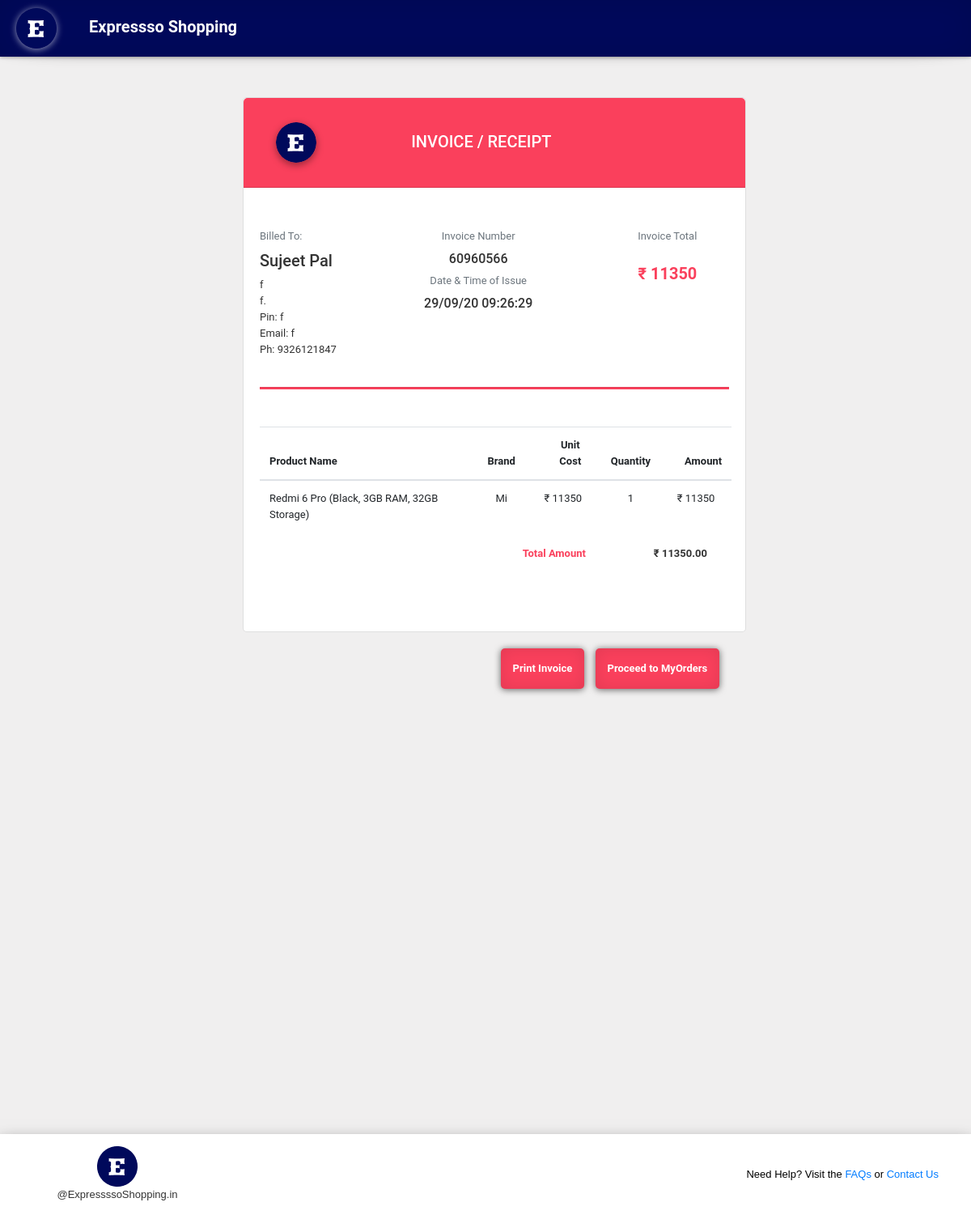
The page /php/invoice.php?invoice_no=60960566 (signed in) on the database its author committed.
### tables this page shows
CREATE TABLE `orders` (
  `id` int(11) NOT NULL,
  `uid` int(11) NOT NULL,
  `name` text NOT NULL,
  `email` varchar(255) NOT NULL,
  `mobile` text NOT NULL,
  `address` varchar(255) NOT NULL,
  `pincode` varchar(10) NOT NULL,
  `city` varchar(50) NOT NULL,
  `invoice_no` bigint(255) NOT NULL,
  `order_time` varchar(255) NOT NULL,
  `pid` int(11) NOT NULL,
  `cat` int(11) NOT NULL,
  `total` int(11) NOT NULL,
  `date_val` date NOT NULL
);

CREATE TABLE `mobiledataset` (
  `id` int(11) NOT NULL,
  `Product_name` varchar(60) DEFAULT NULL,
  `by_info` varchar(9) DEFAULT NULL,
  `Product_img` varchar(124) DEFAULT NULL,
  `Product_price` varchar(5) DEFAULT NULL,
  `rating` decimal(2,1) DEFAULT NULL,
  `total_review` varchar(23) DEFAULT NULL,
  `ans_ask` varchar(24) DEFAULT NULL,
  `prod_des` varchar(1006) DEFAULT NULL,
  `feature` varchar(1023) DEFAULT NULL
);

### php/functions.php (called while the page is built, shortened)
<?php
function getProductDetails($conn,$pid,$cat,$field){
  if($cat == 1){
    $table = "head_earphone";
  } else if($cat == 2){
    $table = "mobiledataset";
  } else if($cat == 3){
    $table = "laptopdataset";
  }
  $select = mysqli_query($conn,"SELECT $field FROM $table WHERE id='$pid'");
  $s = mysqli_fetch_array($select);
  $detail = $s[$field];
  return $detail;
}
function getUserOrders($conn,$uid,$inv,$field){
  $select = mysqli_query($conn,"SELECT $field FROM orders WHERE uid='$uid'AND invoice_no='$inv'");
  $s = mysqli_fetch_array($select);
  return $s[$field];
}
?>

### php/invoice.php (the view, shortened to what this page needs)
<?php
  include 'connection.php';
  include 'functions.php';
  @$uid = $_SESSION['user_id'];
  $inv = $_GET['invoice_no'];
?>
<!DOCTYPE html>
<html lang="en">
<head>
    <link rel="stylesheet" href="https://stackpath.bootstrapcdn.com/bootstrap/4.5.0/css/bootstrap.min.css">
    <link rel="stylesheet" href="../css/billing.css" />
    <link rel="stylesheet" type="text/css" href="../css/itmcart.css">
    <link rel="stylesheet" type="text/css" href="../css/homec_1.css">
    <link rel="stylesheet" type="text/css" href="../css/css.css">
</head>
<body onbeforeunload="pageAnalytics()">
    <div class="nav-div">
        <nav class="navi">
            <img src="../pics/logo_icon.png" alt="logo">
            <h3 id="web-name">Expressso Shopping</h3>
        </nav>
    </div>
    <div class="container">
        <div class="row">
            <div class="">
                <div class="card" id="invoice">
                    <div class="bill-header header-elements-inline">
                        <img src="../pics/logo_icon.png" alt="logo" id="bill-head-img">
                        <h6 class="card-title">INVOICE / RECEIPT</h6>
                    </div>
                    <div class="card-body">
                        <div id="bill-cont-1">
                            <div class="text-left bill-cont-1-1"> <span class="text-muted">Billed To:</span>
                                <ul class="list list-unstyled mb-0">
                                    <li><h5 class="my-2"><?php echo getUserOrders($conn,$uid,$inv,'name'); ?></h5></li>
                                    <li><span class="font-weight-semibold"><?php echo getUserOrders($conn,$uid,$inv,'address'); ?></span></li>
                                    <li><?php echo getUserOrders($conn,$uid,$inv,'city'); ?>.</li>
                                    <li>Pin: <?php echo getUserOrders($conn,$uid,$inv,'pincode'); ?></li>
                                    <li>Email: <?php echo getUserOrders($conn,$uid,$inv,'email'); ?></li>
                                    <li>Ph: <?php echo getUserOrders($conn,$uid,$inv,'mobile'); ?></li>
                                </ul>
                            </div>
                            <div class="text-middle bill-cont-1-1">
                                <span class="text-muted">Invoice Number</span>
                                <ul class="list list-unstyled mb-0">
                                    <li><h6 class="my-2"><?php echo getUserOrders($conn,$uid,$inv,'invoice_no'); ?></h6></li>
                                </ul>
                                <span class="text-muted">Date & Time of Issue</span>
                                <ul class="list list-unstyled mb-0">
                                    <li><h6 class="my-2"><?php echo getUserOrders($conn,$uid,$inv,'order_time'); ?></h6></li>
                                </ul>
                            </div>
                            <div class="text-right bill-cont-1-3"> <span class="text-muted">Invoice Total</span>
                                <ul class="list list-unstyled mb-0">
                                    <?php
                                    $grand_price = 0;
                                    $select = mysqli_query($conn,"SELECT * FROM orders WHERE uid='$uid'AND invoice_no='$inv'");
                                    while($s = mysqli_fetch_array($select)){
                                        $pid = $s['pid'];
                                        $cat = $s['cat'];
                                        $total = $s['total'];
                                        $pprice = getProductDetails($conn,$pid,$cat,"Product_price");
                                        $total_price = $total*$pprice;
                                        $grand_price = $grand_price + $total_price;
                                      }
                                    ?>
                                    <li><h5 class="my-4" id="bill-tprice">&#8377; <?php echo $grand_price; ?></h5></li>
                                </ul>
                            </div>
                        </div>
                    </div>
                    <hr id="divider">
                    <div class="table-responsive">
                        <table class="table table-lg" id="products-table">
                            <thead id="all-text-center">
                                <tr>
                                    <th id="all-text-left">Product Name</th>
                                    <th>Brand</th>
                                    <th style="padding-left: 30px;">Unit Cost</th>
                                    <th>Quantity</th>
                                    <th style="padding-left: 30px;">Amount</th>
                                </tr>
                            </thead>
                            <tbody id="all-text-center">
                                <?php
                                    $grand_price = 0;
                                    $select = mysqli_query($conn,"SELECT * FROM orders WHERE uid='$uid'AND invoice_no='$inv'");
                                    while($s = mysqli_fetch_array($select)){
                                        $pid = $s['pid'];
                                        $cat = $s['cat'];
                                        $total = $s['total'];
                                        $pname = getProductDetails($conn,$pid,$cat,"Product_name");
                                        $pprice = getProductDetails($conn,$pid,$cat,"Product_price");
                                        $pbrand = getProductDetails($conn,$pid,$cat,"by_info");
                                        $total_price = $total*$pprice;
                                        $grand_price = $grand_price + $total_price;
                                    ?>
                                <tr>
                                    <td id="all-text-left"><?php echo $pname; ?></td>
                                    <td><?php echo $pbrand; ?></td>
                                    <td>&#8377; <?php echo $pprice; ?></td>
                                    <td><?php echo $total; ?></td>
                                    <td>&#8377; <?php echo $total_price; ?></td>
                                </tr>
                                <?php } ?>
                            </tbody>
                        </table>
                    </div>
                        <div id="bill-con-2-div" class="text-right">
                            <p id="bill-total-title">Total Amount</p>
                            <p>&#8377; <?php echo $grand_price; ?>.00</p>
                        </div>
                </div>
            </div>
        </div>
        <div id="billing-btns">
            <button id="download">Print Invoice</button>
            <button onclick="funbtns();">Proceed to MyOrders</button>
        </div>
    </div>
    <div id="cart-footer">
        <div id="foot-icon">
            <img src="../pics/logo_icon.png" alt="logo">
            <div>@ExpressssoShopping.in</div>
        </div>
        <div id="foot-help">Need Help? Visit the <a href="#">FAQs</a> or <a href="#">Contact Us</a></div>
    </div>
</body>
</html>

### css/billing.css (style rules this page uses)
body { margin: 0; font-family: Roboto, -apple-system, BlinkMacSystemFont, "Segoe UI", Roboto, "Helvetica Neue", Arial, sans-serif, "Apple Color Emoji", "Segoe UI Emoji", "Segoe UI Symbol", "Noto Color Emoji"; font-size: .8125rem; font-weight: 400; line-height: 1.5385; color: #333; text-align: left; background-color: #eee }
#web-name { margin-top: 20px; }
.container { margin-top: 50px; margin-bottom: 50px; padding-left: 50px; }
#invoice { border-radius: 5px; padding-bottom: 70px; width: auto; }
.card { position: relative; display: -ms-flexbox; display: flex; -ms-flex-direction: column; flex-direction: column; min-width: 0; word-wrap: break-word; background-color: #fff; background-clip: border-box; border: 1px solid rgba(0, 0, 0, .125); border-radius: .1875rem }
#all-text-center { text-align: center; }
#all-text-left { text-align: left; }
.card-body { -ms-flex: 1 1 auto; flex: 1 1 auto; padding: 1.25rem; text-align: center; margin-top: 30px; }
.bill-header { padding: 30px 40px; margin-bottom: 0; background-color: #FA405C; border-bottom: 1px solid rgba(0, 0, 0, .125); border-radius: 5px 5px 0px 0px; }
#bill-head-img { box-shadow: 0 3px 10px rgba(0,0,0,0.4), 0 1px 20px rgba(0,0,0,0.0) inset; border-radius: 25px; }
.card-title { margin-top: 10px; font-size: 20px; color : white; margin-right: 200px; }
#bill-cont-1 { display: flex; }
.bill-cont-1-1 { flex : 1; }
.bill-cont-1-3 { margin-right: 40px; flex : 1; }
#divider { margin-left: 20px; margin-right: 20px; height: 2px; background-color: #FA405C; }
#bill-tprice { color : #FA405C; font-weight: bold; }
#products-table { width: 94%; margin-left: 20px; margin-top: 30px; }
.header-elements-inline { display: -ms-flexbox; display: flex; -ms-flex-align: center; align-items: center; -ms-flex-pack: justify; justify-content: space-between; -ms-flex-wrap: nowrap; flex-wrap: nowrap }
.row { position: relative; margin-bottom: 20px; margin-left: 250px; }
#bill-con-2-div { display: flex; font-weight: bold; margin-left: 44%; }
#bill-total-title { color: #FA405C; }
#bill-con-2-div p { width: 150px; }
#billing-btns { margin-bottom: 80px; margin-top: 10px; margin-left: 49%; }
#billing-btns button { padding: 15px; border-radius: 5px; border-style: none; background-color: #FA405C; color: white; margin-left: 10px; cursor: pointer; font-weight: bold; box-shadow: 0 1px 8px rgba(0,0,0,0.6), 0 0 20px rgba(0,0,0,0.1) inset; transition : 0.3s ease; }

### css/itmcart.css (style rules this page uses)
* { padding: 0; margin: 0; box-sizing: border-box; }
body { position: relative; }
#cart-footer { position: sticky; top: 0px; width: 100%; height: 100px; background-color: white; display: flex; font-family: Arial; margin-top: 550px; box-shadow: 0 12px 20px rgba(0,0,0,0.8), 0 1px 20px rgba(0,0,0,0.0) inset; }
#foot-icon { flex: 1; text-align: center; align-self: center; }
#foot-help { flex : 3; text-align : end; align-self : center; padding-right : 40px; color : black; }

### css/homec_1.css (style rules this page uses)
* { padding: 0; margin: 0; box-sizing: initial; }
body { background-color: #f0efef; }
.nav-div { position : sticky; z-index : 1; top : 0; }
.navi { background-color: #00095B; position : relative; height: 70px; width: 100%; display: flex; -webkit-box-shadow:0 1px 4px rgba(0, 0, 0, 0.3), 0 0 40px rgba(0, 0, 0, 0.1) inset; -moz-box-shadow:0 1px 4px rgba(0, 0, 0, 0.3), 0 0 40px rgba(0, 0, 0, 0.1) inset; box-shadow:0 1px 4px rgba(0, 0, 0, 0.3), 0 0 40px rgba(0, 0, 0, 0.1) inset; }
.navi:before, .navi:after { content:""; position:absolute; z-index:-1; -webkit-box-shadow:0 0 20px rgba(0,0,0,0.8); -moz-box-shadow:0 0 20px rgba(0,0,0,0.8); box-shadow:0 0 20px rgba(0,0,0,0.8); top:10px; bottom:10px; left:0; right:0; -moz-border-radius:100px / 10px; border-radius:100px / 10px; }
.navi:after { right:10px; left:auto; -webkit-transform:skew(8deg) rotate(3deg); -moz-transform:skew(8deg) rotate(3deg); -ms-transform:skew(8deg) rotate(3deg); -o-transform:skew(8deg) rotate(3deg); transform:skew(8deg) rotate(3deg); }
#web-name { align-self: center; margin-left: 40px; margin-bottom: 25px; color: white; font-size: 20px; font-weight: bold; flex : 1; }
.navi img { max-width: 50px; max-height: 50px; margin-left: 20px; margin-top: 10px; display: flex; border-radius : 50px; box-shadow: 0 1px 8px rgba(255,255,255,0.6), 0 0 20px rgba(255,255,255,0.1) inset; flex: 1; }

### css/css.css (style rules this page uses)
body { background-image: url(); background-repeat: no-repeat; background-size: auto; object-fit: cover; }

### rows shown on the page
orders: name "Sujeet Pal", address "f", city "f", pincode "f", email "f", mobile "9326121847", invoice_no "60960566", order_time "29/09/20 09:26:29", pname "Redmi 6 Pro (Black, 3GB RAM, 32GB Storage)", pbrand "Mi", pprice "11350", total "1", total_price "11350"

### other values the page prints
$grand_price "11350"
